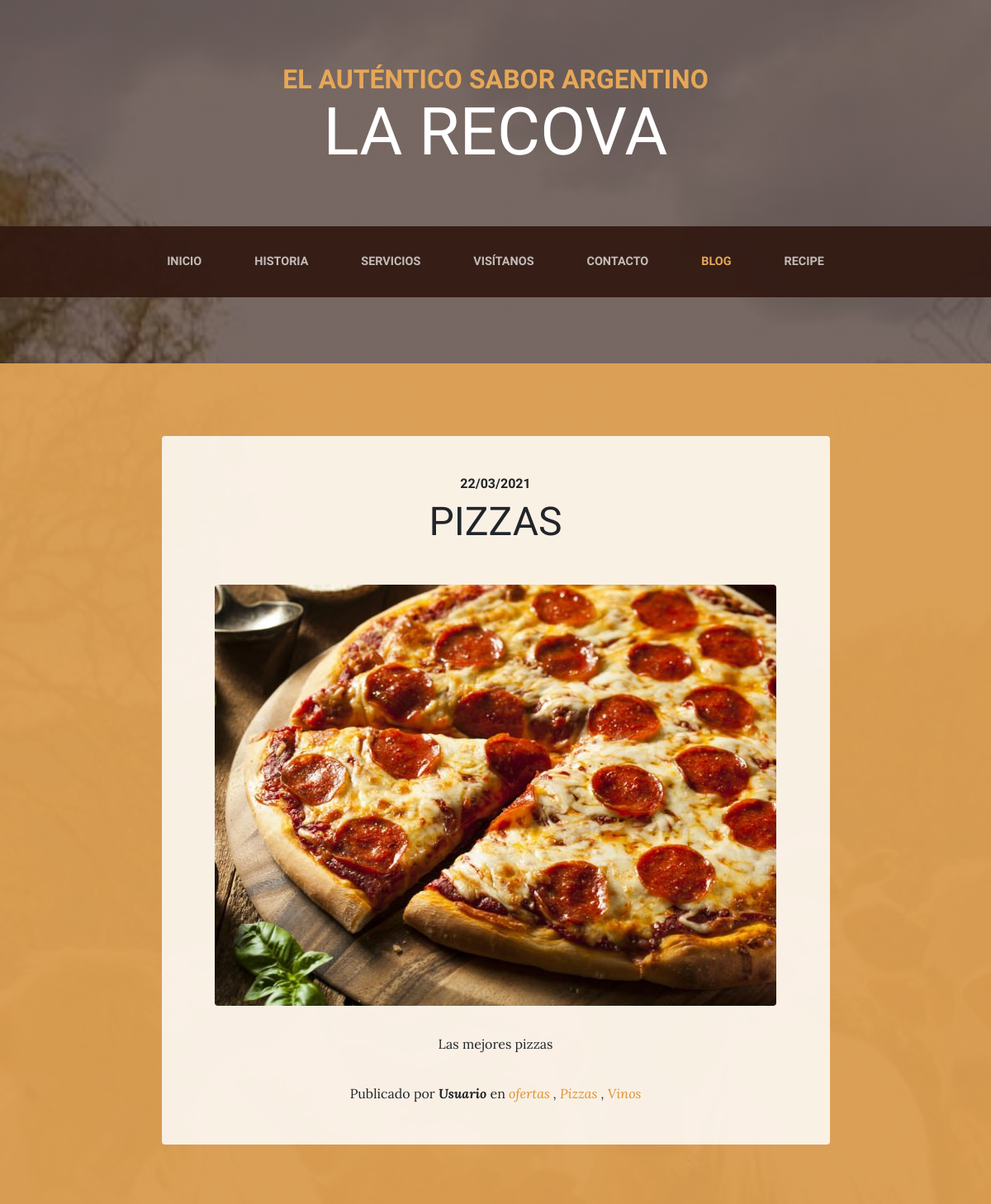
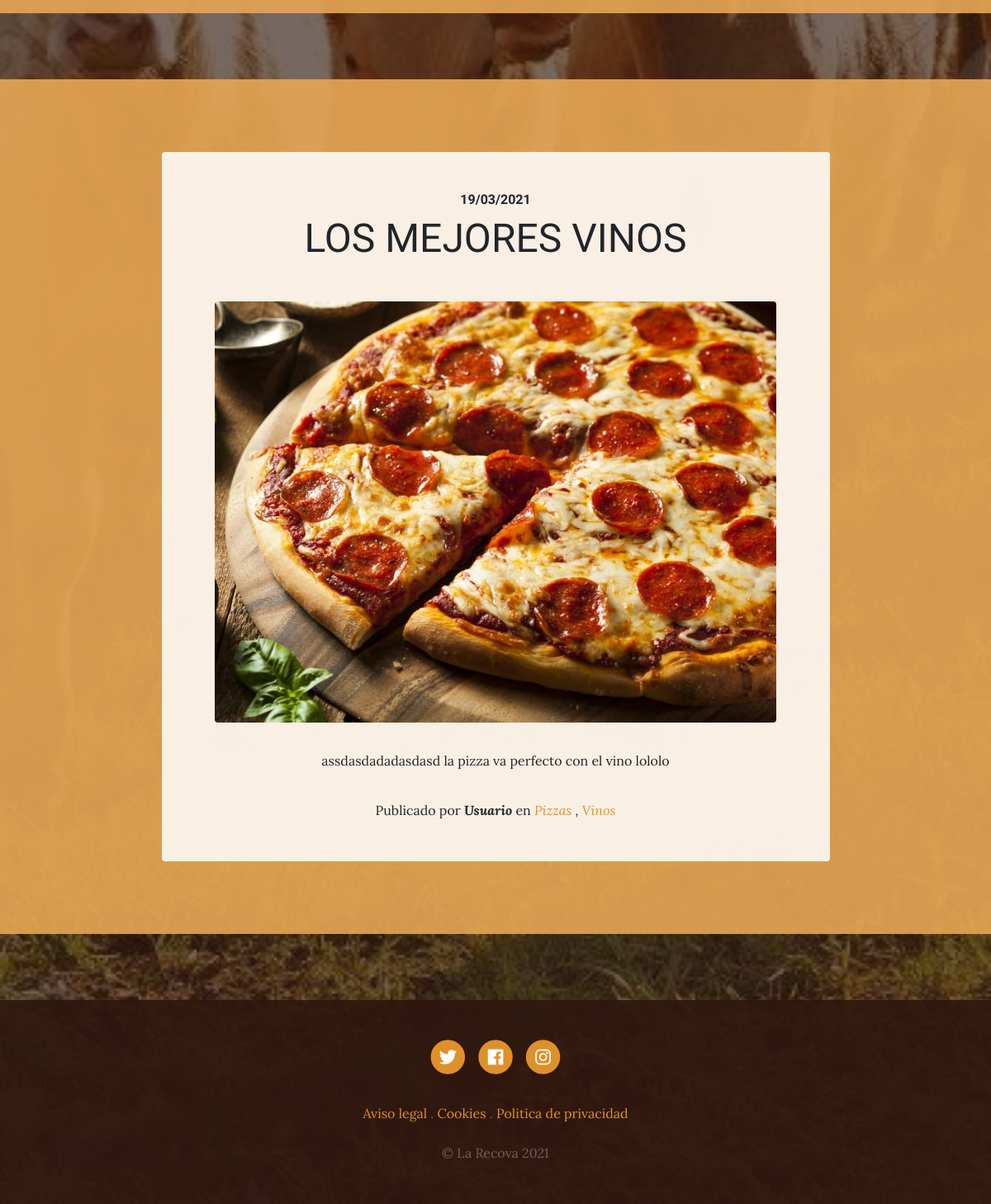
The page /blog/category/1 on the database its author committed (2 pictures, top to bottom).
### blog/models.py (models this page shows, shortened)
class Post(models.Model):
    title = models.CharField(max_length=200, verbose_name="Titulo")
    content = models.TextField(verbose_name = "Contenido")
    image = models.ImageField( verbose_name = "Imagén", upload_to="blog", null=True, blank=True)
    published = models.DateTimeField(verbose_name="Fecha de Publicacion", default=now)
    author = models.ForeignKey(User, verbose_name="Autor", on_delete=models.CASCADE)
    categories = models.ManyToManyField(Category, verbose_name="Categorias", related_name='get_posts')
    created = models.DateTimeField( auto_now_add=True,  verbose_name = "Fecha de Creacion")
    updated =  models.DateTimeField( auto_now =True,  verbose_name = "Fecha de Actualización")
    class Meta:
            verbose_name = "Blog"
            verbose_name_plural = "Blogs"
            ordering  = ['-created']

class Category(models.Model):
    name = models.CharField(max_length=100, verbose_name="Nombre")
    created = models.DateTimeField( auto_now_add=True,  verbose_name = "Fecha de Creacion")
    updated =  models.DateTimeField( auto_now =True,  verbose_name = "Fecha de Actualización")
    class Meta:
            verbose_name = "Categoria"
            verbose_name_plural = "Categorias"
            ordering  = ['-created']

### pages/models.py (models this page shows, shortened)
class Page(models.Model):
    title = models.CharField(max_length=200, verbose_name="Titulo")
    content = RichTextField(verbose_name = "Contenido")
    created = models.DateTimeField( auto_now_add=True,  verbose_name = "Fecha de Creacion")
    updated =  models.DateTimeField( auto_now =True,  verbose_name = "Fecha de Actualización")
    class Meta:
            verbose_name = "Pagina"
            verbose_name_plural = "Paginas"
            ordering  = ['title']

### blog/views.py (the view)
# urls.py: path('category/<int:category_id>', blog_views.category, name='category'),
def category(request, category_id):
    category = Category.objects.get(id=category_id)
    return render(request, 'blog/category.html', {"category": category})

### pages/templatetags/pages_extra.py (called while the page is built)
@register.simple_tag
def get_page_list():
    pages = Page.objects.all()
    return pages

### blog/templates/blog/category.html (shortened to what this page needs)
{% extends 'core/base.html' %}
  {% block content %} {% load static %}
  {% for blog in category.get_posts.all %}
<section class="page-section cta">
	<div class="container">
		<div class="row">
			<div class="col-xl-9 mx-auto">
				<div class="cta-innerv text-center rounded">
					<h2 class="section-heading mb-5">
						<span class="section-heading-upper">{{blog.published|date:"d/m/Y"}}</span>
						<span class="section-heading-lower">{{blog.title}}</span>
					</h2>
					<p class="mb-0">
						<img class="mx-auto d-flex rounded img-fluid mb-3 mb-lg-0" src="{{blog.image.url}}" alt="" />
					</p>
					<p class="mb-0 mbt">{{blog.content}}</p>
					<p class="mb-0 mbt">
						<span class="section-heading-under"
							>Publicado por <em><b>{{blog.author}}</b></em> en
							<em>
								{% for category in blog.categories.all %}
								<a href="{% url 'category' category.id %}" class="link">{{category.name}}</a>
								{% if not forloop.last %}
									,
									{% endif %}
								{% endfor %}
							</em></span
						>
					</p>
				</div>
			</div>
		</div>
	</div>
</section>
{% endfor %}
{% endblock %}

### core/templates/core/base.html (shortened to what this page needs)
<!DOCTYPE html>
<html lang="es">
	<head>
		{%load static %}
		<link
			rel="stylesheet"
			href="https://stackpath.bootstrapcdn.com/bootstrap/4.1.1/css/bootstrap.min.css"
		/>
		<link
			rel="stylesheet"
			href="https://use.fontawesome.com/releases/v5.0.13/css/all.css"
		/>
		<link href="{% static 'core/css/business-casual.css' %}" rel="stylesheet" />
	</head>
	<body>
		<h1 class="site-heading text-center text-white d-none d-lg-block">
			<span class="site-heading-upper text-primary mb-3">El auténtico sabor argentino</span>
			<span class="site-heading-lower">La Recova</span>
		</h1>
		<nav class="navbar navbar-expand-lg navbar-dark py-lg-4" id="mainNav">
			<div class="container">
				<div class="collapse navbar-collapse" id="navbarResponsive">
					<ul class="navbar-nav mx-auto">
						<li class="nav-item px-lg-4 {% if request.path == '/' %} active {% endif %}">
							<a class="nav-link text-uppercase text-expanded" href="{% url 'home' %}">Inicio</a>
						</li>
						<li class="nav-item px-lg-4 {% if request.path == '/history/' %} active {% endif %}">
							<a class="nav-link text-uppercase text-expanded" href="{% url 'history' %}">Historia</a>
						</li>
						<li class="nav-item px-lg-4 {% if request.path == '/services/' %} active {% endif %}">
							<a class="nav-link text-uppercase text-expanded" href="{% url 'services' %}">Servicios</a>
						</li>
						<li class="nav-item px-lg-4 {% if request.path == '/store/' %} active {% endif %}">
							<a class="nav-link text-uppercase text-expanded" href="{% url 'store' %}">Visítanos</a>
						</li>
						<li class="nav-item px-lg-4 {% if request.path == '/contact/' %} active {% endif %}">
							<a class="nav-link text-uppercase text-expanded" href="{% url 'contact' %}">Contacto</a>
						</li>
						<li class="nav-item px-lg-4 {% if request.path|slice:'6' == '/blog/' %} active {% endif %}">
							<a class="nav-link text-uppercase text-expanded" href="{% url 'blog' %}">Blog</a>
						</li>
						<li class="nav-item px-lg-4 {% if request.path|slice:'6' == '/recipe/' %} active {% endif %}">
							<a class="nav-link text-uppercase text-expanded" href="{% url 'recipes' %}">Recipe</a>
						</li>
					</ul>
				</div>
			</div>
		</nav>
		{% block content %}{% endblock %}
		<footer class="footer text-faded text-center py-5">
			<div class="container">
				<p class="m-0">
					<a href="#" class="link">
						<span class="fa-stack fa-lg">
							<i class="fa fa-circle fa-stack-2x"></i>
							<i class="fab fa-twitter fa-stack-1x fa-inverse"></i>
						</span>
					</a>
					<a href="#" class="link">
						<span class="fa-stack fa-lg">
							<i class="fa fa-circle fa-stack-2x"></i>
							<i class="fab fa-facebook fa-stack-1x fa-inverse"></i>
						</span>
					</a>
					<a href="#" class="link">
						<span class="fa-stack fa-lg">
							<i class="fa fa-circle fa-stack-2x"></i>
							<i class="fab fa-instagram fa-stack-1x fa-inverse"></i>
						</span>
					</a>
				</p>
				<p class="m-0 mbt">
					{% load pages_extra %} {% get_page_list as page_list %} {% for page in page_list %}
					<a href="{% url 'page' page.id page.title|slugify %}" class="link">{{ page.title }}</a>
					{% if not forloop.last %} . {% endif %} {% endfor %}
				</p>
				<p class="m-0 mbt1">&copy; La Recova 2021</p>
			</div>
		</footer>
	</body>
</html>

### core/static/core/css/business-casual.css (style rules this page uses)
body { font-family: "Lora"; background: linear-gradient(rgba(47, 23, 15, 0.65), rgba(47, 23, 15, 0.65)), url("../img/bg.jpeg"); background-attachment: fixed; background-position: center; background-size: cover; }
h1, h2, h3, h4, h5, h6 { font-family: "Raleway"; }
p { line-height: 1.75; }
.text-faded { color: rgba(255, 255, 255, 0.3); }
.site-heading { margin-top: 5rem; margin-bottom: 5rem; text-transform: uppercase; line-height: 1; font-family: "Raleway"; }
.site-heading .site-heading-upper { display: block; font-size: 2rem; font-weight: 800; }
.site-heading .site-heading-lower { font-size: 5rem; font-weight: 100; line-height: 4rem; }
.page-section { margin-top: 5rem; margin-bottom: 5rem; }
.section-heading { text-transform: uppercase; }
.section-heading .section-heading-upper { display: block; font-size: 1rem; font-weight: 800; padding-bottom: 0.5rem; }
.section-heading .section-heading-lower { display: block; font-size: 3rem; font-weight: 100; }
#mainNav { background-color: rgba(47, 23, 15, 0.9); font-family: "Raleway"; }
#mainNav .navbar-nav .nav-item .nav-link { color: rgba(255, 255, 255, 0.7); font-weight: 800; }
#mainNav .navbar-nav .nav-item.active .nav-link { color: #e6a756; }
@media (min-width: 992px) { #mainNav .navbar-nav .nav-item .nav-link { font-size: 0.9rem; } }
.cta { padding-top: 5rem; padding-bottom: 5rem; background-color: rgba(230, 167, 86, 0.9); }
.cta .cta-innerv { position: relative; padding: 3rem; margin: 0.5rem; background-color: rgba(255, 255, 255, 0.85); }
.footer { background-color: rgba(47, 23, 15, 0.9); }
.text-primary { color: #e6a756 !important; }
.mbt { padding-top: 2rem; }
.mbt1 { padding-top: 1.25rem; }
a.link { color: #df902a; }

### rows shown on the page
Post: published "22/03/2021", title "PIZZAS", image (picture), content "Las mejores pizzas", author "Usuario"
Category: name "ofertas"
Category: name "Pizzas"
Category: name "Vinos"
Post: published "19/03/2021", title "LOS MEJORES VINOS", image (picture), content "assdasdadadasdasd la pizza va perfecto con el vino lololo", author "Usuario"
Page: title "Aviso legal"
Page: title "Cookies"
Page: title "Politica de privacidad"
